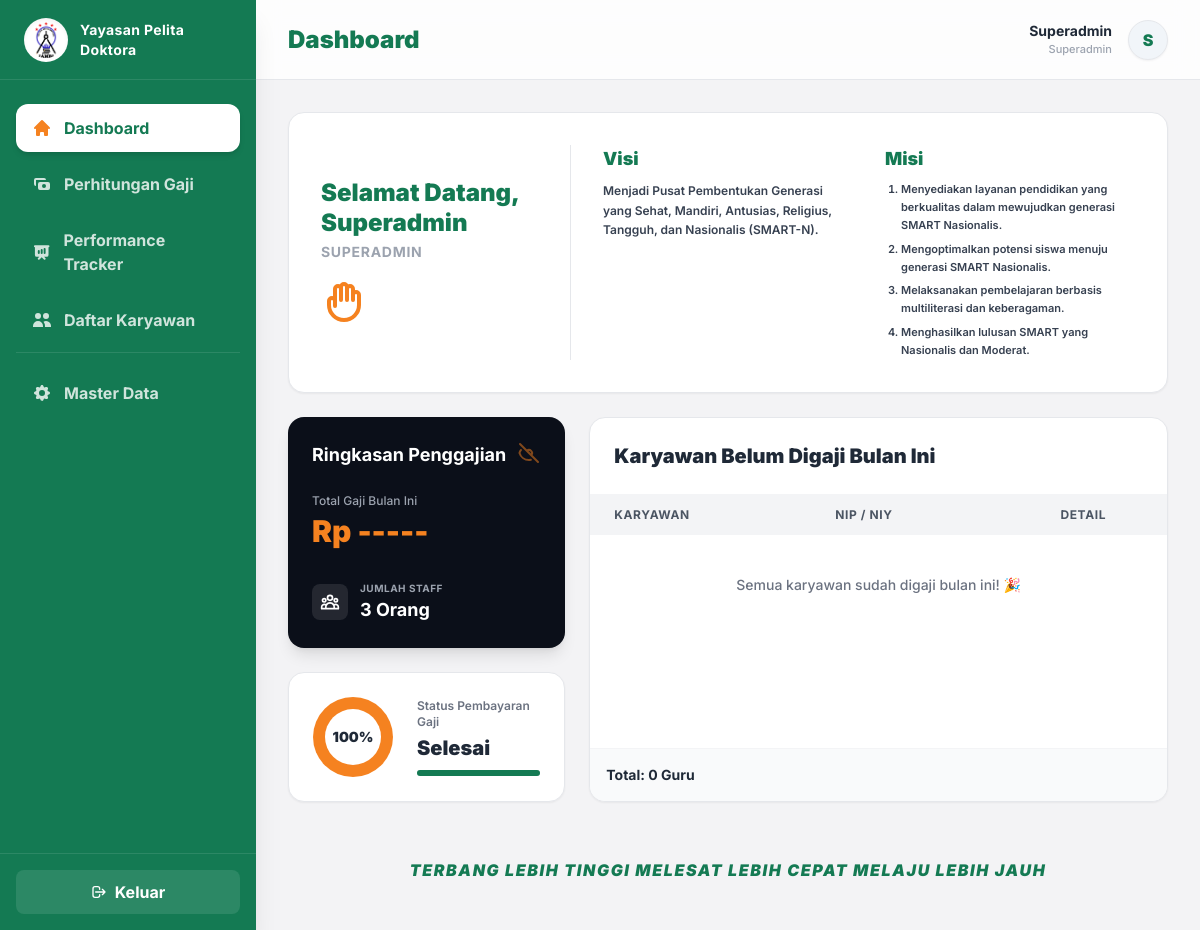
The page /dashboard/ (signed in) on the database as committed earlier.
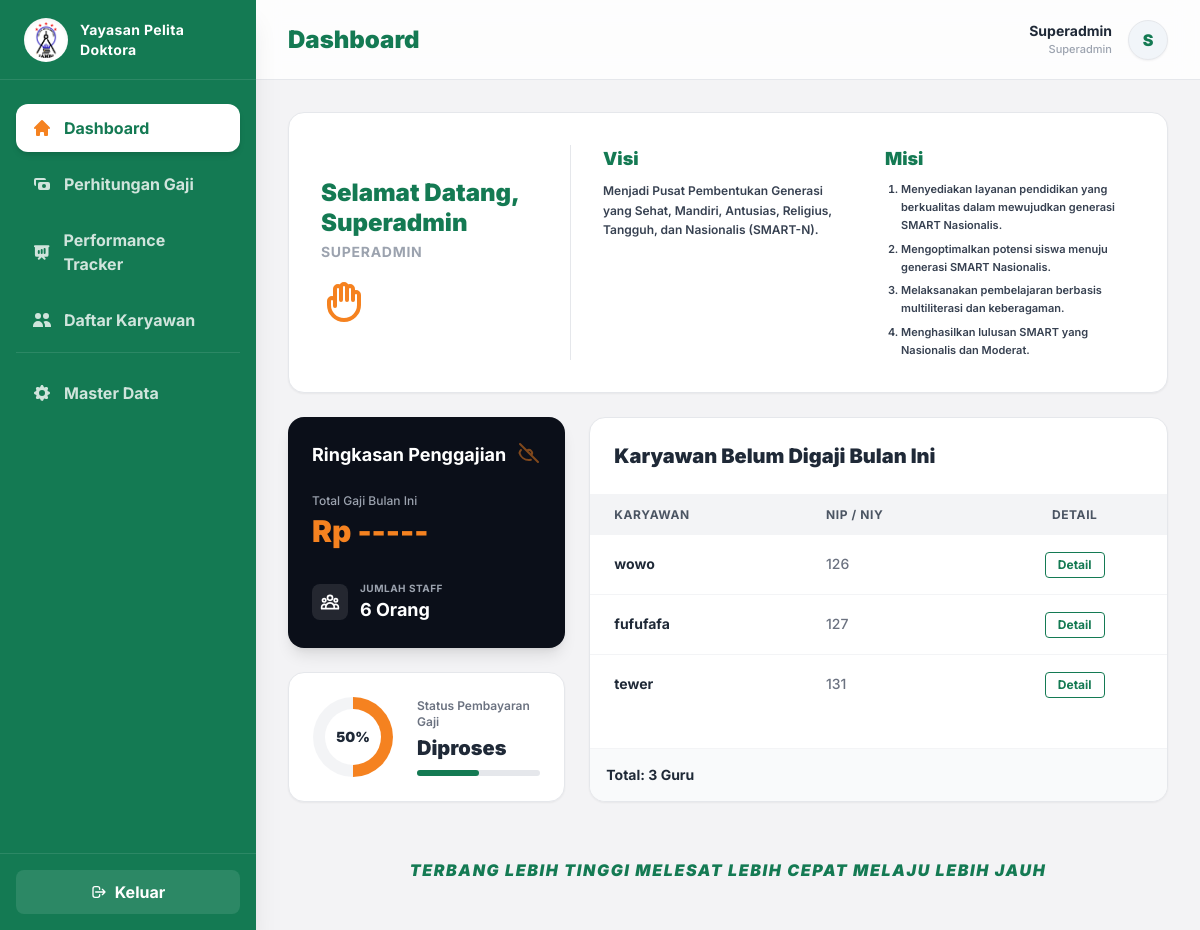
The same page on the database as committed later.
### hr/models.py (models this page shows, shortened)
class Employee(models.Model):
    STATUS_CHOICES = [
        ('Tetap', 'Karyawan Tetap'),
        ('Contrak', 'Karyawan Kontrak'),
        ('Percobaan', 'Masa Percobaan (Probation)'),
    ]
    niy = models.CharField(max_length=50, unique=True)
    nama = models.CharField(max_length=100)
    position = models.ForeignKey(Position, on_delete=models.CASCADE, related_name='employees')
    alamat = models.TextField(blank=True, null=True)
    no_hp = models.CharField(max_length=20, blank=True, null=True)
    tanggal_masuk = models.DateField()
    status_karyawan = models.CharField(max_length=20, choices=STATUS_CHOICES, default='Tetap')
    gaji_pokok = models.DecimalField(max_digits=12, decimal_places=0, default=0)

### hr/views.py (the view)
# urls.py: path('dashboard/', views.dashboard_view, name='dashboard'),
@login_required(login_url='login')
def dashboard_view(request):
    now = timezone.now()
    current_month = now.month
    current_year = now.year
    total_karyawan = Employee.objects.count()
    payrolls_bulan_ini = Payroll.objects.filter(bulan=current_month, tahun=current_year, status='Selesai')
    total_sudah_digaji = payrolls_bulan_ini.count()
    total_belum_digaji = total_karyawan - total_sudah_digaji
    estimasi_gaji = payrolls_bulan_ini.aggregate(Sum('gaji_bersih'))['gaji_bersih__sum'] or 0
    persentase_terbayar = 0
    if total_karyawan > 0:
        persentase_terbayar = int((total_sudah_digaji / total_karyawan) * 100)
    paid_employee_ids = payrolls_bulan_ini.values_list('employee_id', flat=True)
    karyawan_belum_digaji = Employee.objects.exclude(id__in=paid_employee_ids)[:5]
    context = {
        'total_karyawan': total_karyawan,
        'estimasi_gaji': estimasi_gaji,
        'total_sudah_digaji': total_sudah_digaji,
        'total_belum_digaji': total_belum_digaji,
        'persentase_terbayar': persentase_terbayar,
        'karyawan_belum_digaji': karyawan_belum_digaji,
    }
    return render(request, 'hr/dashboard.html', context)

### hr/templates/hr/dashboard.html (shortened to what the changed rows need)
{% extends 'hr/base.html' %}
{% load humanize %}
{% block header_title %}Dashboard{% endblock %}
{% block content %}
<div class="space-y-6">
    <div class="bg-white rounded-2xl shadow-sm border border-gray-200 p-8 grid grid-cols-1 md:grid-cols-3 gap-8">
        <div class="col-span-1 border-b md:border-b-0 md:border-r border-gray-200 pb-6 md:pb-0 md:pr-6 flex flex-col justify-center">
            <h2 class="text-2xl font-black text-[#147A53] leading-tight">Selamat Datang,<br>{{ request.user.first_name|default:request.user.username|title }}</h2>
        </div>
    </div>
    <div class="grid grid-cols-1 lg:grid-cols-3 gap-6">
        <div class="col-span-1 space-y-6">
            <div class="bg-[#0B0F19] p-6 rounded-2xl shadow-lg relative overflow-hidden">
                <div class="mt-8 flex items-center gap-3">
                    <div>
                        <p class="text-[10px] text-gray-400 uppercase tracking-wider font-bold">Jumlah Staff</p>
                        <p class="text-white font-bold text-lg">{{ total_karyawan }} Orang</p>
                    </div>
                </div>
            </div>
            <div class="bg-white p-6 rounded-2xl shadow-sm border border-gray-200 flex items-center gap-6">
                <div class="relative w-20 h-20 flex items-center justify-center rounded-full bg-gray-100" style="background: conic-gradient(#F58220 {{ persentase_terbayar }}%, #f3f4f6 0);">
                    <div class="w-14 h-14 bg-white rounded-full flex items-center justify-center">
                        <span class="text-sm font-black text-gray-800">{{ persentase_terbayar }}%</span>
                    </div>
                </div>
                <div class="flex-1">
                    <p class="text-xs font-semibold text-gray-500 mb-1">Status Pembayaran Gaji</p>
                    <p class="text-xl font-black text-gray-800">
                        {% if persentase_terbayar == 100 %} Selesai {% else %} Diproses {% endif %}
                    </p>
                    <div class="w-full bg-gray-200 rounded-full h-1.5 mt-2">
                        <div class="bg-[#147A53] h-1.5 rounded-full" style="width: {{ persentase_terbayar }}%"></div>
                    </div>
                </div>
            </div>
        </div>
        <div class="col-span-1 lg:col-span-2 bg-white rounded-2xl shadow-sm border border-gray-200 flex flex-col overflow-hidden">
            <div class="flex-1 overflow-x-auto">
                <table class="w-full text-left border-collapse">
                    <thead>
                        <tr class="bg-gray-100 text-gray-600 text-xs uppercase tracking-wider">
                            <th class="py-3 px-6 font-bold">Karyawan</th>
                            <th class="py-3 px-6 font-bold">NIP / NIY</th>
                            <th class="py-3 px-6 font-bold text-center">Detail</th>
                        </tr>
                    </thead>
                    <tbody class="divide-y divide-gray-100">
                        {% for emp in karyawan_belum_digaji %}
                        <tr class="hover:bg-gray-50 transition">
                            <td class="py-4 px-6 text-sm font-bold text-gray-800">{{ emp.nama }}</td>
                            <td class="py-4 px-6 text-sm font-medium text-gray-500">{{ emp.niy }}</td>
                            <td class="py-4 px-6 text-center">
                                {% if request.user.role == 'superadmin' or request.user.role == 'biro_keuangan' %}
                                    <a href="{% url 'perhitungan_gaji' %}?status=draft" class="inline-block px-3 py-1 bg-white border border-[#147A53] text-[#147A53] text-xs font-bold rounded hover:bg-[#147A53] hover:text-white transition">
                                        Detail
                                    </a>
                                {% else %}
                                    <span class="text-xs text-gray-400 font-medium italic select-none">Akses Terbatas</span>
                                {% endif %}
                            </td>
                        </tr>
                        {% empty %}
                        <tr>
                            <td colspan="3" class="py-10 text-center text-gray-500 text-sm font-medium">Semua karyawan sudah digaji bulan ini! 🎉</td>
                        </tr>
                        {% endfor %}
                    </tbody>
                </table>
            </div>
            <div class="p-4 bg-gray-50 border-t border-gray-100">
                <p class="text-sm font-bold text-gray-800">Total: {{ total_belum_digaji }} Guru</p>
            </div>
        </div>
    </div>
</div>
{% endblock %}

Rows that differ between the two databases and show on the page:
added Employee: nama "wowo", niy "126"
added Employee: nama "fufufafa", niy "127"
added Employee: nama "tewer", niy "131"
Other text that changed with them:
{{ total_karyawan }}: "3" → "6"
{{ persentase_terbayar }}: "100" → "50"
{{ persentase_terbayar }}: 100 → 50 (drawn)
{{ total_belum_digaji }}: "0" → "3"
text no longer shown: "Selesai Semua karyawan sudah digaji bulan ini! 🎉"
text now shown: "Diproses"
